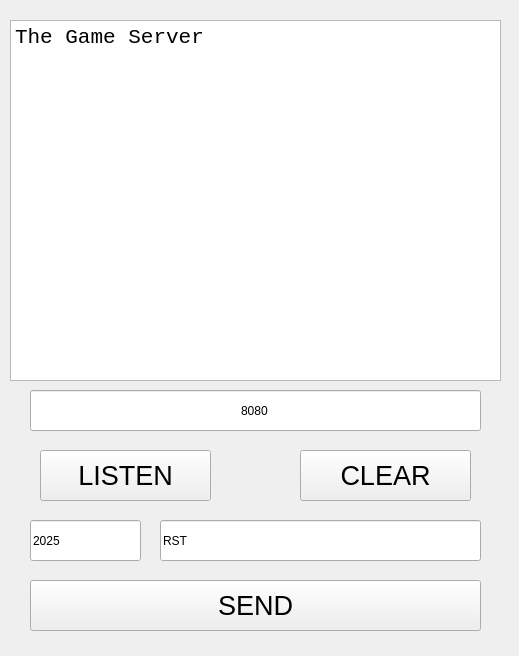
<?xml version="1.0" encoding="UTF-8"?>
<ui version="4.0">
 <class>menu</class>
 <widget class="QWidget" name="menu">
  <property name="geometry">
   <rect>
    <x>0</x>
    <y>0</y>
    <width>519</width>
    <height>656</height>
   </rect>
  </property>
  <property name="windowTitle">
   <string>menu</string>
  </property>
  <widget class="QPlainTextEdit" name="log">
   <property name="geometry">
    <rect>
     <x>10</x>
     <y>20</y>
     <width>491</width>
     <height>361</height>
    </rect>
   </property>
   <property name="font">
    <font>
     <family>Consolas</family>
     <pointsize>16</pointsize>
    </font>
   </property>
   <property name="readOnly">
    <bool>true</bool>
   </property>
   <property name="plainText">
    <string>The Game Server
</string>
   </property>
  </widget>
  <widget class="QPushButton" name="pushButton">
   <property name="geometry">
    <rect>
     <x>40</x>
     <y>450</y>
     <width>171</width>
     <height>51</height>
    </rect>
   </property>
   <property name="font">
    <font>
     <pointsize>20</pointsize>
    </font>
   </property>
   <property name="text">
    <string>LISTEN</string>
   </property>
  </widget>
  <widget class="QPushButton" name="pushButton_2">
   <property name="geometry">
    <rect>
     <x>300</x>
     <y>450</y>
     <width>171</width>
     <height>51</height>
    </rect>
   </property>
   <property name="font">
    <font>
     <pointsize>20</pointsize>
    </font>
   </property>
   <property name="text">
    <string>CLEAR</string>
   </property>
  </widget>
  <widget class="QLineEdit" name="data">
   <property name="geometry">
    <rect>
     <x>160</x>
     <y>520</y>
     <width>321</width>
     <height>41</height>
    </rect>
   </property>
   <property name="text">
    <string>RST</string>
   </property>
  </widget>
  <widget class="QPushButton" name="pushButton_3">
   <property name="geometry">
    <rect>
     <x>30</x>
     <y>580</y>
     <width>451</width>
     <height>51</height>
    </rect>
   </property>
   <property name="font">
    <font>
     <pointsize>20</pointsize>
    </font>
   </property>
   <property name="text">
    <string>SEND</string>
   </property>
  </widget>
  <widget class="QLineEdit" name="room">
   <property name="geometry">
    <rect>
     <x>30</x>
     <y>520</y>
     <width>111</width>
     <height>41</height>
    </rect>
   </property>
   <property name="text">
    <string>2025</string>
   </property>
  </widget>
  <widget class="QLineEdit" name="data_2">
   <property name="geometry">
    <rect>
     <x>30</x>
     <y>390</y>
     <width>451</width>
     <height>41</height>
    </rect>
   </property>
   <property name="text">
    <string>8080</string>
   </property>
   <property name="alignment">
    <set>Qt::AlignCenter</set>
   </property>
  </widget>
 </widget>
 <resources/>
 <connections/>
</ui>
